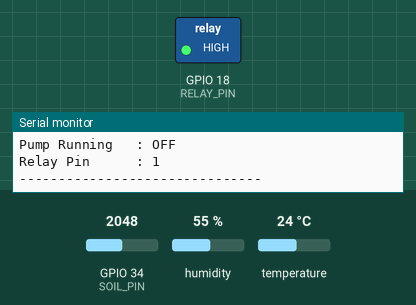
Simulated run of this sketch. Board: ESP32. Shown: switched loads named in the sketch (green lamp = pin HIGH), the last lines printed to the serial monitor. The test bench sets the inputs (shaded band); at power-on: GPIO 34 (SOIL_PIN) = 2048, humidity 55 %, temperature 24 °C. WiFi joins after 1.5 s; servers stay silent unless stated; no MQTT or app messages arrive unless stated.

Above: at 3.2 s.
3.3 s: GPIO 34 (SOIL_PIN) set to 2223
7.3 s: GPIO 34 (SOIL_PIN) set to 2311
At 9.9 s:
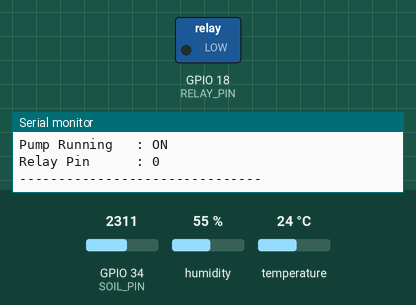
11.3 s: GPIO 34 (SOIL_PIN) set to 2093
15.3 s: GPIO 34 (SOIL_PIN) set to 1963
At 19.2 s:
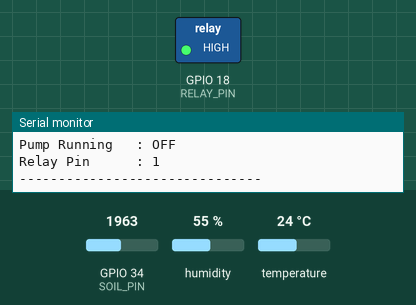
19.5 s: GPIO 34 (SOIL_PIN) set to 2866
At 21.6 s:
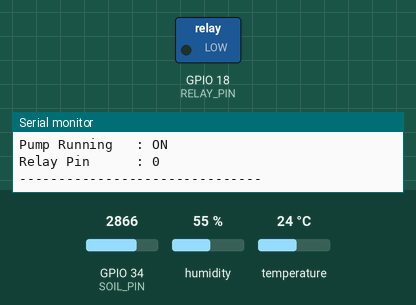
Timing chart, 0 to 23.1 s (numbered marks = the images above; inputs shaded):
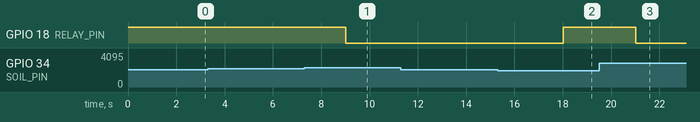

Measured:
- the behaviour switches between 2265 and 2266 on GPIO 34 (SOIL_PIN) (found by bisection; images 0 and 1)
- the behaviour switches between 2035 and 2034 on GPIO 34 (SOIL_PIN) (found by bisection; images 1 and 2)
- after the input at 7.3 s, GPIO 18 (RELAY_PIN): HIGH → LOW after 1.7 s
- after the input at 15.3 s, GPIO 18 (RELAY_PIN): LOW → HIGH after 2.7 s
- after the input at 19.5 s, GPIO 18 (RELAY_PIN): HIGH → LOW after 1.5 s

The sketch:

smartplantwatering.ino
```cpp
/******************** WIFI DETAILS ********************/
char ssid[] = ""; //include your wifi ssid
char pass[] = ""; //include your wifi password

/******************** MQTT DETAILS ********************/
#include <WiFi.h>
#include <PubSubClient.h>
const char* mqtt_server = "broker.mqttdashboard.com";
const int mqtt_port = 1883;

/******************** PIN DEFINITIONS ********************/
#define DHTPIN     4
#define DHTTYPE    DHT22
#define SOIL_PIN   34          // YL-38 AO
#define RELAY_PIN  18          // Relay IN1 (Channel 1)

/******************** RELAY LOGIC ********************/
#define RELAY_ON   LOW         // Active-LOW relay
#define RELAY_OFF  HIGH

/******************** OBJECTS ********************/
#include <DHT.h>
DHT dht(DHTPIN, DHTTYPE);
WiFiClient espClient;
PubSubClient client(espClient);
unsigned long lastMsg = 0;

/******************** VARIABLES ********************/
bool autoPump   = false;
const int soilThreshold = 40;  // %
const int hysteresis    = 5;   // prevents relay chatter

/******************** SENSOR + CONTROL ********************/
void readSensors() {
  /* -------- Soil Moisture -------- */
  int soilRaw = analogRead(SOIL_PIN);
  int soilPercent = map(soilRaw, 3000, 900, 0, 100);
  soilPercent = constrain(soilPercent, 0, 100);

  /* -------- Temperature & Humidity -------- */
  float humidity = dht.readHumidity();
  float temperature = dht.readTemperature();
  if (isnan(humidity) || isnan(temperature)) {
    Serial.println(" DHT22 read failed");
    return;
  }

  /* -------- AUTO LOGIC ONLY -------- */
  if (soilPercent < soilThreshold - hysteresis) {
    autoPump = true;
  }
  else if (soilPercent > soilThreshold + hysteresis) {
    autoPump = false;
  }

  /* -------- RELAY CONTROL -------- */
  bool pumpRunning = autoPump;
  digitalWrite(RELAY_PIN, pumpRunning ? RELAY_ON : RELAY_OFF);

  /* -------- MQTT PUBLISH -------- */
  client.publish("plant/soil", String(soilPercent).c_str());
  client.publish("plant/temp", String(temperature, 1).c_str());
  client.publish("plant/hum", String(humidity, 1).c_str());
  client.publish("plant/pump_state", pumpRunning ? "ON" : "OFF");

  /* -------- SERIAL DEBUG -------- */
  Serial.println("----------- STATUS -----------");
  Serial.print("Soil Raw       : "); Serial.println(soilRaw);
  Serial.print("Soil %         : "); Serial.println(soilPercent);
  Serial.print("Temp           : "); Serial.print(temperature); Serial.println(" °C");
  Serial.print("Humidity       : "); Serial.print(humidity); Serial.println(" %");
  Serial.print("Auto Pump      : "); Serial.println(autoPump ? "ON" : "OFF");
  Serial.print("Pump Running   : "); Serial.println(pumpRunning ? "ON" : "OFF");
  Serial.print("Relay Pin      : "); Serial.println(digitalRead(RELAY_PIN));
  Serial.println("-------------------------------\n");
}

/******************** RECONNECT ********************/
void reconnect() {
  String clientId = "PlantESP_" + String(ESP.getEfuseMac(), HEX);

  while (!client.connected()) {
    Serial.print("Attempting MQTT connection as [");
    Serial.print(clientId);
    Serial.print("]... ");

    if (client.connect(clientId.c_str())) {
      Serial.println("connected");
    } else {
      Serial.print("failed, rc=");
      Serial.print(client.state());
      Serial.println(" → retry in 5s");
      delay(5000);
    }
  }
}

/******************** SETUP ********************/
void setup() {
  Serial.begin(9600);
  analogSetAttenuation(ADC_11db);

  pinMode(RELAY_PIN, OUTPUT);
  digitalWrite(RELAY_PIN, RELAY_OFF);   // Start OFF - important!

  dht.begin();

  // Connect WiFi
  WiFi.begin(ssid, pass);
  while (WiFi.status() != WL_CONNECTED) {
    delay(1000);
    Serial.println("Connecting to WiFi...");
  }
  Serial.println("WiFi connected");

  // Setup MQTT
  client.setServer(mqtt_server, mqtt_port);

  Serial.println("Smart Plant Watering System Started (Auto mode only)");
}

/******************** LOOP ********************/
void loop() {
  if (!client.connected()) {
    reconnect();
  }
  client.loop();

  // Run sensor reading every 3 seconds
  if (millis() - lastMsg > 3000) {
    lastMsg = millis();
    readSensors();
  }
}
```
